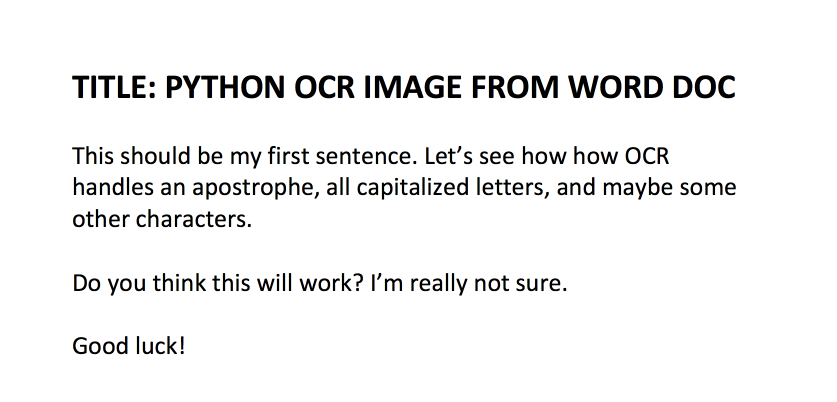
#> input picture word_doc_for_image.png, 1674 x 804 px (shown at 1/2 size)
$ python scan.py --image word_doc_for_image.png   (Python 2 division)   (older library calls are emulated)
#> lines starting #> are read from the running program, lines starting #| are printed output that depends on the picture; after the words box and inside, x2 and y2 are one past the last pixel; in counts of white or black regions, pixels touching at a corner belong together
# import the necessary packages
from transform import four_point_transform
from skimage.filters import threshold_local # This function will help us obtain the black and white feel to our scanned image.
import numpy as np
import argparse
import cv2
import imutils # contains convenience functions for resizing, rotating, and cropping image
import pytesseract # to read text
import os
from PIL import Image # Image  class is required so that we can load our input image from disk in PIL format

# construct the argument parser and parse the arguments
ap = argparse.ArgumentParser()
ap.add_argument("-i", "--image", required = True,
	help = "Path to the image to be scanned")
args = vars(ap.parse_args())

# load the image and compute the ratio of the old height
# to the new height, clone it, and resize it
image = cv2.imread(args["image"])
#> image is the input picture: shape (804, 1674, 3); mean B, G, R 242, 242, 242
ratio = image.shape[0] / 500.0
#> ratio = 1.61
orig = image.copy()
image = imutils.resize(image, height = 500) # we resize our scanned image to have a height of 500 pixels
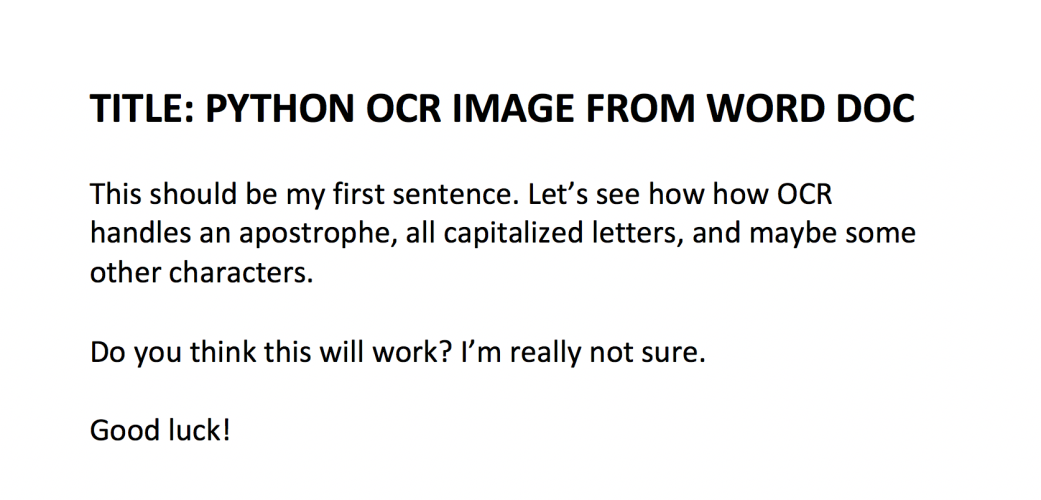
#> image: shape (500, 1041, 3); mean B, G, R 242.1, 242.1, 242.1


# convert the image to grayscale, blur it, and find edges
# in the image
gray = cv2.cvtColor(image, cv2.COLOR_BGR2GRAY)
gray = cv2.GaussianBlur(gray, (5, 5), 0)
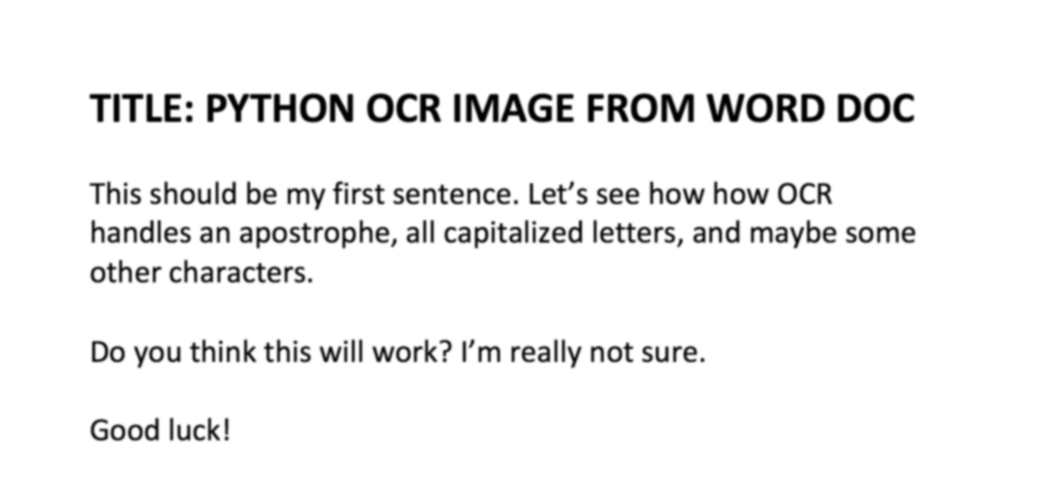
#> gray: shape (500, 1041); min 0, max 255, mean 242.2
edged = cv2.Canny(gray, 75, 200) #canny edge detection
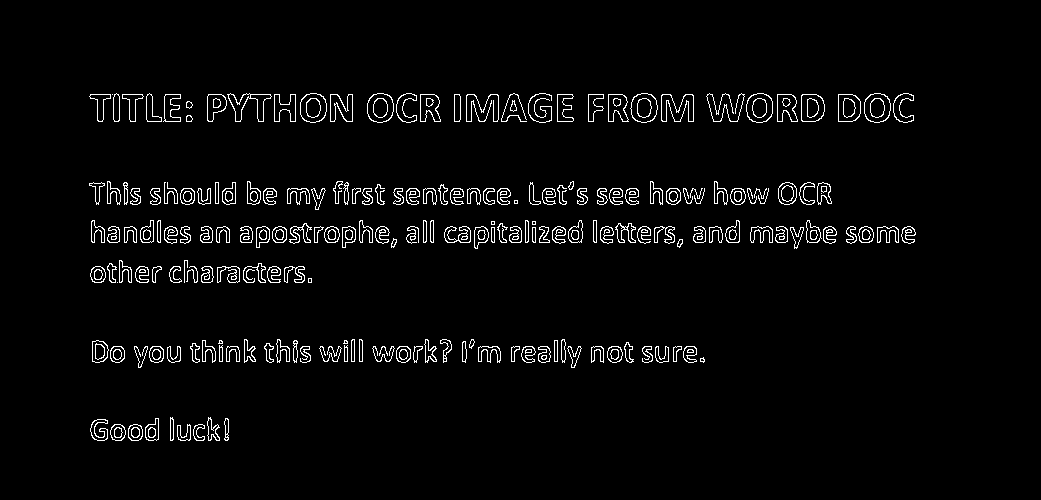
#> edged: shape (500, 1041); 3.2% white in thin lines or dots, all inside (x1, y1, x2, y2) = (89, 93, 916, 441)

# show the original image and the edge detected image
print "STEP 1: Edge Detection"
cv2.imshow("Image", image)
cv2.imshow("Edged", edged)
cv2.waitKey(0)
cv2.destroyAllWindows()

# find the contours in the edged image, keeping only the
# largest ones, and initialize the screen contour
cnts = cv2.findContours(edged.copy(), cv2.RETR_LIST, cv2.CHAIN_APPROX_SIMPLE)
#> cnts = 508 contours, 91 with area under 20; largest, box (x1, y1, x2, y2) and area: (746, 93, 773, 123) 635, (300, 93, 327, 123) 634, (367, 93, 394, 123) 633, (864, 93, 891, 123) 632, (630, 93, 658, 123) 630
cnts = cnts[0] if imutils.is_cv2() else cnts[1]
cnts = sorted(cnts, key = cv2.contourArea, reverse = True)[:5]
#> cnts = 5 contours; box (x1, y1, x2, y2) and area: (746, 93, 773, 123) 635, (300, 93, 327, 123) 634, (367, 93, 394, 123) 633, (864, 93, 891, 123) 632, (630, 93, 658, 123) 630

# loop over the contours
for c in cnts:
	# approximate the contour
	peri = cv2.arcLength(c, True)
	approx = cv2.approxPolyDP(c, 0.02 * peri, True)

	# if our approximated contour has four points, then we
	# can assume that we have found our screen
	if len(approx) == 4:
		screenCnt = approx
		break
#> this loop made 5 passes
#> peri on passes 1 to 5: 94.77, 94.77, 94.77, 94.77, 95.6

# show the contour (outline) of the piece of paper
print("STEP 2: Find contours of paper")
#> (the run stopped early here; a loop or call above may not have finished)
